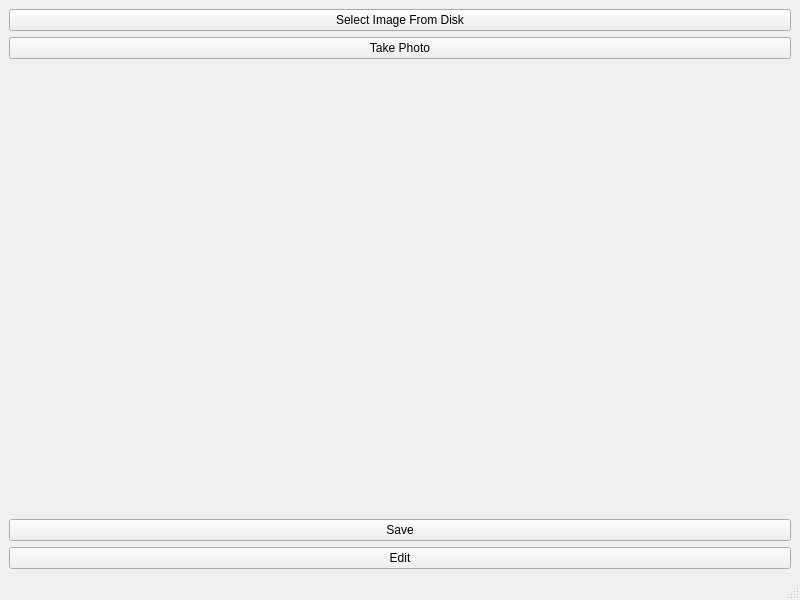
<?xml version="1.0" encoding="UTF-8"?>
<ui version="4.0">
 <class>MainWindow</class>
 <widget class="QMainWindow" name="MainWindow">
  <property name="geometry">
   <rect>
    <x>0</x>
    <y>0</y>
    <width>800</width>
    <height>600</height>
   </rect>
  </property>
  <property name="windowTitle">
   <string>MainWindow</string>
  </property>
  <widget class="QWidget" name="centralwidget">
   <layout class="QVBoxLayout" name="verticalLayout">
    <item>
     <widget class="QPushButton" name="selectImageButton">
      <property name="text">
       <string>Select Image From Disk</string>
      </property>
     </widget>
    </item>
    <item>
     <widget class="QPushButton" name="captureImageButton">
      <property name="text">
       <string>Take Photo</string>
      </property>
     </widget>
    </item>
    <item>
     <widget class="QLabel" name="imageLabel">
      <property name="sizePolicy">
       <sizepolicy hsizetype="Expanding" vsizetype="Expanding">
        <horstretch>0</horstretch>
        <verstretch>0</verstretch>
       </sizepolicy>
      </property>
      <property name="text">
       <string/>
      </property>
      <property name="alignment">
       <set>Qt::AlignmentFlag::AlignCenter</set>
      </property>
     </widget>
    </item>
    <item>
     <widget class="QPushButton" name="saveImageButton">
      <property name="text">
       <string>Save</string>
      </property>
     </widget>
    </item>
    <item>
     <widget class="QPushButton" name="editImageButton">
      <property name="text">
       <string>Edit</string>
      </property>
     </widget>
    </item>
   </layout>
  </widget>
  <widget class="QMenuBar" name="menubar">
   <property name="geometry">
    <rect>
     <x>0</x>
     <y>0</y>
     <width>800</width>
     <height>37</height>
    </rect>
   </property>
  </widget>
  <widget class="QStatusBar" name="statusbar"/>
 </widget>
 <resources/>
 <connections/>
</ui>
